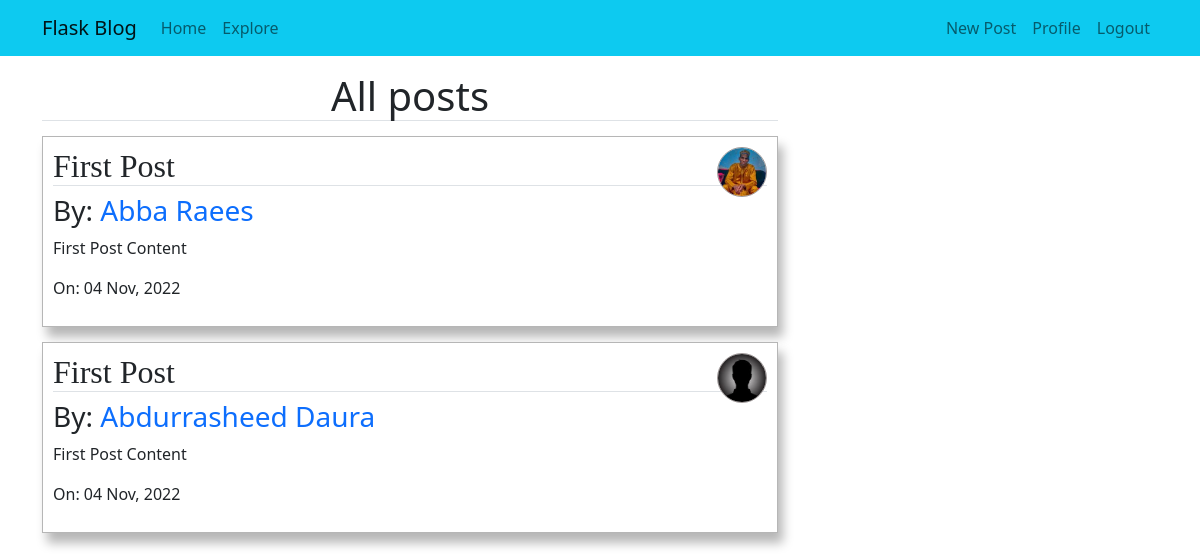
Page /posts (signed in) on the earlier database version.
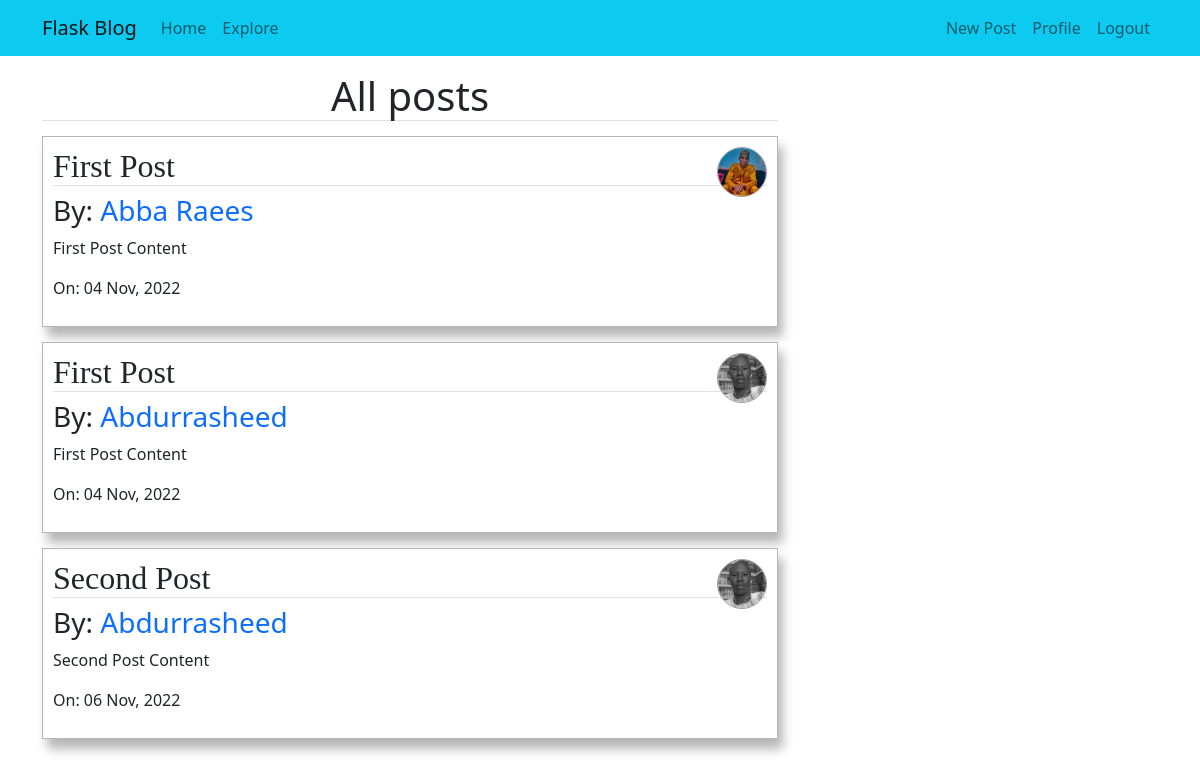
Same page on the later database version.
### app/models.py (models this page shows, shortened)
class Post(db.Model):
    id = db.Column(db.Integer, primary_key=True)
    title = db.Column(db.String(20), nullable=False)
    content = db.Column(db.String, nullable=False)
    date_posted = db.Column(db.DateTime, index=True, default=datetime.utcnow)
    user_id = db.Column(db.Integer, db.ForeignKey('user.id'))

class User(db.Model, UserMixin):
    id = db.Column(db.Integer, primary_key=True)
    username = db.Column(db.String(20), unique=True, nullable=False)
    email = db.Column(db.String(120), unique=True, nullable=False)
    password_hash = db.Column(db.String(20), nullable=False)
    image_file = db.Column(db.String, default='vector.jpg')
    about = db.Column(db.String, nullable=True)
    last_seen = db.Column(db.DateTime, default=datetime.utcnow)
    posts = db.relationship('Post', backref='author', lazy='dynamic')
    followed = db.relationship('User',
        secondary = followers,
        primaryjoin = (followers.c.follower_id == id),
        secondaryjoin = (followers.c.followed_id == id),
        backref = db.backref('followers', lazy='dynamic'),
        lazy = 'dynamic'
    )

### app/blog.py (the view)
@bp.route('/')
@bp.route('/posts')
@login_required
def posts():
    posts = Post.query.all()
    return render_template('blog/posts.html', title='Home', posts=posts)

### app/auth.py (called while the page is built)
@login_manager.user_loader
def load_user(id):
    user = User.query.get_or_404(int(id))
    return user

### app/blog.py (called while the page is built)
@bp.before_request
def before_request():
    if current_user.is_authenticated:
        current_user.last_seen = datetime.utcnow()
        db.session.commit()

### app/templates/blog/posts.html
{% extends 'layout.html' %}
{% block content %}
    <h1 class="border-bottom" style="text-align: center;">All posts</h1>
    <div class="mb-5">
        {% for post in posts %}
           <div class="content-section">
                <img src="{{ url_for('static', filename='profile_pics/'+post.author.image_file) }}" class="img" style="width: 50px; height: 50px; float: right;">
                <h2 class="border-bottom title">{{ post.title }}</h2>
                <h3>By: <a class="link" href="{{ url_for('blog.profile', id=post.author.id) }}">{{ post.author.username }}</a></h3>
                <p>{{ post.content }}</p>
                <p>On: {{ post.date_posted.strftime("%d %b, %Y") }}</p>
           </div>
        {% endfor %}
    </div>
{% endblock %}

### app/templates/layout.html (shortened to what this page needs)
<!DOCTYPE html>
<html lang="en">
<head>
    <link rel="stylesheet" href="{{ url_for('static', filename='bootstrap.min.css') }}">
    <link rel="stylesheet" href="{{ url_for('static', filename='main.css') }}">
</head>
<nav class="navbar navbar-expand-md navbar-light bg-info">
    <div class="container">
        <a href="{{ url_for('home') }}" class="navbar-brand">Flask Blog</a>
        <div class="collapse navbar-collapse" id="nav">
            <div class="navbar-nav me-auto">
                <a href="{{ url_for('home') }}" class="nav-item nav-link">Home</a>
                <a href="{{ url_for('blog.posts') }}"  class="nav-item nav-link">Explore</a>
            </div>
            <div class="navbar-nav">
                {% if current_user.is_authenticated %}
                    <a href="{{ url_for('blog.new_post') }}" class="nav-item nav-link">New Post</a>
                    <a href="{{ url_for('blog.profile', id=current_user.id) }}" class="nav-item nav-link">Profile</a>
                    <a href="{{ url_for('auth.logout') }}" class="nav-item nav-link">Logout</a>
                {% else %}
                    <a href="{{ url_for('auth.login') }}" class="nav-item nav-link">Login</a>
                    <a href="{{ url_for('auth.register') }}"  class="nav-item nav-link">Register</a>
                {% endif %}
            </div>
        </div>
    </div>
</nav>
<body>
    <div class="container mt-3">
        <div class="row">
            <div class="col-md-8">
                {% block content %} {% endblock %}
            </div>
        </div>
    </div>
</body>
</html>

### app/static/main.css (style rules this page uses)
.content-section { border: 1px solid rgba(0, 0, 0, 0.288); padding: 10px; box-shadow: 5px 10px 10px rgba(0, 0, 0, 0.288); margin-top: 15px; background-color:#fff; }
.title { font-family: 'Times New Roman', Times, serif; }
.link { text-decoration: none; }
.img { width: 100px; border: 1px solid rgb(158, 151, 151); border-radius: 50px; }

Differences in the rows shown:
changed through a linked row, Post (number 2 of 3 on the later page): image_file: a different picture; author.username "Abdurrasheed Daura" → "Abdurrasheed"
added Post: image_file (picture), title "Second Post", author.username "Abdurrasheed", content "Second Post Content", date_posted "06 Nov, 2022"
